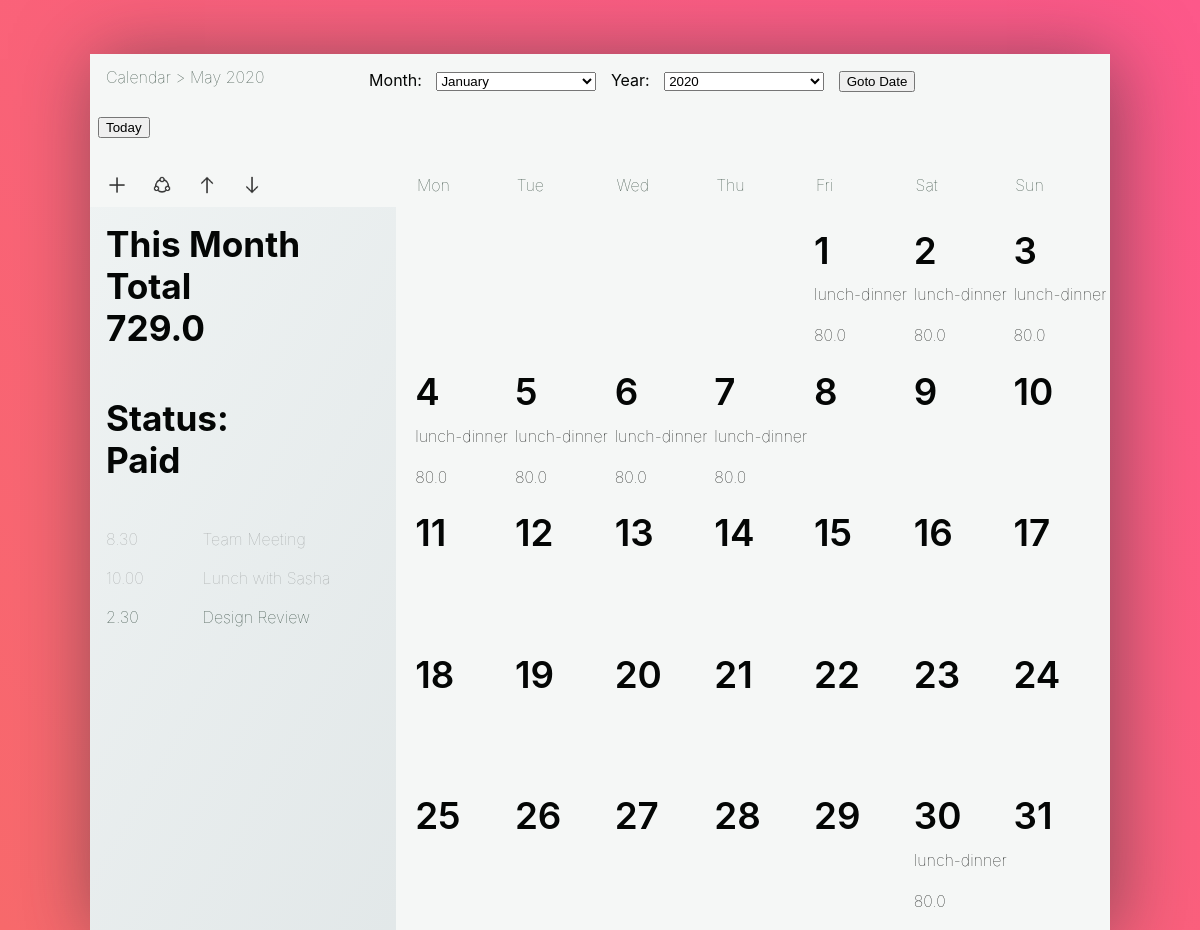
The page /main/ (signed in) on the database its author committed.
### mysite/models.py (models this page shows)
class MonthWise(models.Model):
  userid = models.TextField()
  month = models.TextField(default='mar2020')
  total = models.FloatField(default = 0)
  status = models.TextField(default='not paid')

class MainData(models.Model):
  UserID = models.TextField()
  Discription =  models.CharField(max_length=256, choices=[('Bf', 'Bf'), ('Lunch', 'Lunch'), ('Dinner', 'Dinner'), ('Lunch-Dinner', 'Lunch-Dinner'),('BF-Lunch-Dinner', 'BF-Lunch-Dinner')])
  Dateed = models.DateField()
  day = models.TextField(default="0")
  month = models.TextField(default='mar2020')
  Amount = models.FloatField()
  Status = models.TextField(default='not paid')

### mysite/views.py (the view)
# urls.py: path('main/', MainLoad),
def MainLoad(request):
  user = request.user
  currentDay = datetime.now().day
  currentMonth = datetime.now().month
  currentYear = datetime.now().year
  dates = calendar.monthcalendar(currentYear, currentMonth)
  week1 = dates[0]
  week2 = dates[1]
  week3 = dates[2]
  week4 = dates[3]
  week5 = dates[4]
  displist1 =[]
  displist2 =[]
  displist3 =[]
  displist4 =[]
  displist5 =[]
  dispamt1 = []
  dispamt2 = []
  dispamt3 = []
  dispamt4 = []
  dispamt5 = []
  for week1date in week1:
    if week1date == 0:
       displist1.append(" ")
       dispamt1.append(" ")
    elif MainData.objects.filter(UserID =user, day = str(week1date), month = (str(currentMonth)+str(currentYear))).exists():
           a = MainData.objects.filter(UserID =user,day = str(week1date), month = (str(currentMonth)+str(currentYear)))
           displist1.append(a[0].Discription)
           dispamt1.append(a[0].Amount)
    else:
          displist1.append(" ")
          dispamt1.append(" ")
  weeklist1 = list(zip(week1,displist1,dispamt1))
  print(weeklist1)
  for week1date in week2:
    if week1date == 0:
       displist2.append(" ")
       dispamt2.append(" ")
    elif MainData.objects.filter(UserID =user, day = str(week1date), month = (str(currentMonth)+str(currentYear))).exists():
           a = MainData.objects.filter(UserID =user,day = str(week1date), month = (str(currentMonth)+str(currentYear)))
           displist2.append(a[0].Discription)
           dispamt2.append(a[0].Amount)
    else:
          displist2.append(" ")
          dispamt2.append(" ")
  weeklist2 = list(zip(week2,displist2,dispamt2))
  for week1date in week3:
    if week1date == 0:
       displist3.append(" ")
       dispamt3.append(" ")
    elif MainData.objects.filter(UserID =user, day = str(week1date), month = (str(currentMonth)+str(currentYear))).exists():
           a = MainData.objects.filter(UserID =user,day = str(week1date), month = (str(currentMonth)+str(currentYear)))
           displist3.append(a[0].Discription)
           dispamt3.append(a[0].Amount)
    else:
          displist3.append(" ")
          dispamt3.append(" ")
  weeklist3 = list(zip(week3,displist3,dispamt3))
  for week1date in week4:
    if week1date == 0:
       displist4.append(" ")
       dispamt4.append(" ")
    elif MainData.objects.filter(UserID =user, day = str(week1date), month = (str(currentMonth)+str(currentYear))).exists():
           a = MainData.objects.filter(UserID =user,day = str(week1date), month = (str(currentMonth)+str(currentYear)))
           displist4.append(a[0].Discription)
           dispamt4.append(a[0].Amount)
    else:
          displist4.append(" ")
          dispamt4.append(" ")
  weeklist4 = list(zip(week4,displist4,dispamt4))
  for week1date in week5:
    if week1date == 0:
       displist5.append(" ")
       dispamt5.append(" ")
    elif MainData.objects.filter(UserID =user, day = str(week1date), month = (str(currentMonth)+str(currentYear))).exists():
           a = MainData.objects.filter(UserID =user,day = str(week1date), month = (str(currentMonth)+str(currentYear)))
           displist5.append(a[0].Discription)
           dispamt5.append(a[0].Amount)
    else:
          displist5.append(" ")
          dispamt5.append(" ")
  weeklist5 = list(zip(week5,displist5,dispamt5))
  datatodisp = MainData.objects.filter(UserID =user,month = (str(currentMonth)+str(currentYear)))
  print(datatodisp)
  monthwords = calendar.month_name[currentMonth]
  date = monthwords + " " + str(currentYear)
  monthdata = MonthWise.objects.filter(userid = user, month =str(currentMonth)+str(currentYear))
  context = {'week1': weeklist1,
             'week2': weeklist2,
             'week3': weeklist3,
             'week4': weeklist4,
             'week5': weeklist5,
             'datecal':date,
             'month':monthdata}
  return render(request, 'main.html', context)

### mysite/templates/main.html (shortened to what this page needs)
<main class="calendar-contain">
  <section class="title-bar">
    <span class="title-bar__year">
      Calendar > {{datecal}}
    </span>
  <form action="/loaddate/" method = "POST"> {% csrf_token %}
  <label for="Montheds">Month:</label>
  <select id="Montheds" name="month">
  <option value="1">January </option>
</select>
  <label for="Yeareds">Year:</label>
  <select id="yeareds" name="year">
  <option value="2020">2020 </option>
</select>
   <button type="submit" class="btn btn-primary">Goto Date</button>
  </form>
   <form action="/main/" method = "POST"> {% csrf_token %}
    <button type="submit" class="btn btn-primary">Today</button>
  </form>
</section>
  <aside class="calendar__sidebar">
    <div class="sidebar__nav">
      <span class="sidebar__nav-item"><img class="icon icons8-Plus-Math" width="22px" height="22px"></span>
      <span class="sidebar__nav-item"><img class="icon icons8-Share" width="22px" height="22px"></span>
      <span class="sidebar__nav-item"><img class="icon icons8-Up" width="22px" height="22px"></span>
      <span class="sidebar__nav-item"><img class="icon icons8-Down" width="22px" height="22px"></span>
    </div>
     {% for mdata in month %}
    <h2 class="sidebar__heading">This Month Total<br>{{mdata.total}}</h2>
    <h2 class="sidebar__heading">Status:<br>{{mdata.status}}</h2>
    {%endfor%}
    <ul class="sidebar__list">
      <li class="sidebar__list-item sidebar__list-item--complete"><span class="list-item__time">8.30</span> Team Meeting</li>
      <li class="sidebar__list-item sidebar__list-item--complete"><span class="list-item__time">10.00</span> Lunch with Sasha</li>
      <li class="sidebar__list-item"><span class="list-item__time">2.30</span> Design Review</li>
    </ul>
  </aside>
  <section class="calendar__days">
    <section class="calendar__top-bar">
      <span class="top-bar__days">Mon</span>
      <span class="top-bar__days">Tue</span>
      <span class="top-bar__days">Wed</span>
      <span class="top-bar__days">Thu</span>
      <span class="top-bar__days">Fri</span>
      <span class="top-bar__days">Sat</span>
      <span class="top-bar__days">Sun</span>
    </section>
    <section class="calendar__week">
      {% for day in week1 %}
        {% if day.0 == 0 %}
        <div class="calendar__day ">
      </div>
       {% endif %}
       {% if day.0 != 0 %}
      <div class="calendar__day ">
        <span class="calendar__date">{{day.0}}</span>
        <span class="calendar__task">{{day.1}}</span>
        <span class="calendar__task">{{day.2}}</span>
      </div>
      {% endif %}
    {% endfor %}
    </section>
    <section class="calendar__week">
      {% for day in week2 %}
      <div class="calendar__day ">
        <span class="calendar__date">{{day.0}}</span>
        <span class="calendar__task">{{day.1}}</span>
        <span class="calendar__task">{{day.2}}</span>
      </div>
      {% endfor %}
    </section>
    <section class="calendar__week">
      {% for day in week3 %}
      <div class="calendar__day ">
        <span class="calendar__date">{{day.0}}</span>
      </div>
      {% endfor %}
    </section>
    <section class="calendar__week">
      {% for day in week4 %}
      <div class="calendar__day ">
        <span class="calendar__date">{{day.0}}</span>
      </div>
      {% endfor %}
    </section>
    <section class="calendar__week">
      {% for day in week5 %}
      {% if day.0 != 0 %}
      <div class="calendar__day ">
        <span class="calendar__date">{{day.0}}</span>
        <span class="calendar__task">{{day.1}}</span>
        <span class="calendar__task">{{day.2}}</span>
      </div>
      {% endif %}
      {% endfor %}
    </section>
  </section>
</main>

### mysite/templates/main.html (style rules this page uses)
* { outline: none; box-sizing: border-box; }
h1, h2, h3, h4, h5, h6 { -webkit-font-smoothing: antialiased; }
p, span, ul, li { color: #2d4338; font-weight: 100; -webkit-font-smoothing: subpixel-antialiased; font-size: 1rem; }
.calendar-contain { position: relative; left: 0; right: 0; border-radius: 0; width: 100%; overflow: hidden; max-width: 1020px; min-width: 450px; margin: 1rem auto; background-color: #f5f7f6; box-shadow: 5px 5px 72px rgba(30, 46, 50, 0.5); color: #040605; }
@media screen and (min-width: 55em) { .calendar-contain { margin: auto; top: 5%; } }
.title-bar { position: relative; width: 100%; display: table; text-align: middle; background: #f5f7f6; padding: 0.5rem; margin-bottom: 0; }
.title-bar:after { display: table; clear: both; }
.title-bar__year { display: block; position: relative; float: left; font-size: 1rem; line-height: 30px; width: 43%; padding: 0 0.5rem; text-align: left; }
@media screen and (min-width: 55em) { .title-bar__year { width: 27%; } }
.calendar__sidebar { width: 100%; margin: 0 auto; float: none; background: linear-gradient(120deg, #eff3f3, #e1e7e8); padding-bottom: 0.7rem; }
@media screen and (min-width: 55em) { .calendar__sidebar { position: absolute; height: 100%; width: 30%; float: left; margin-bottom: 0; } }
.sidebar__nav { display: -webkit-box; display: flex; -webkit-box-align: center; align-items: center; -webkit-box-pack: start; justify-content: flex-start; margin-bottom: 0.9rem; padding: 0.7rem 1rem; background-color: #f5f7f6; }
.sidebar__nav-item { display: inline-block; width: 22px; margin-right: 23px; padding: 0; opacity: 0.8; }
.sidebar__list { list-style: none; margin: 0; padding-left: 1rem; padding-right: 1rem; }
.sidebar__list-item { margin: 1.2rem 0; color: #2d4338; font-weight: 100; font-size: 1rem; }
.list-item__time { display: inline-block; width: 60px; }
@media screen and (min-width: 55em) { .list-item__time { margin-right: 2rem; } }
.sidebar__list-item--complete { color: rgba(4, 6, 5, 0.3); }
.sidebar__list-item--complete .list-item__time { color: rgba(4, 6, 5, 0.3); }
.sidebar__heading { font-size: 2.2rem; font-weight: bold; padding-left: 1rem; padding-right: 1rem; margin-bottom: 3rem; margin-top: 1rem; }
.calendar__days { display: -webkit-box; display: flex; -webkit-box-orient: vertical; -webkit-box-direction: normal; flex-flow: column wrap; -webkit-box-align: stretch; align-items: stretch; width: 100%; float: none; min-height: 580px; height: 100%; font-size: 12px; padding: 0.8rem 0 1rem 1rem; background: #f5f7f6; }
@media screen and (min-width: 55em) { .calendar__days { width: 70%; float: right; } }
.calendar__top-bar { display: -webkit-box; display: flex; -webkit-box-flex: 32px; flex: 32px 0 0; }
.top-bar__days { width: 100%; padding: 0 5px; color: #2d4338; font-weight: 100; -webkit-font-smoothing: subpixel-antialiased; font-size: 1rem; }
.calendar__week { display: -webkit-box; display: flex; -webkit-box-flex: 1; flex: 1 1 0; }
.calendar__day { display: -webkit-box; display: flex; -webkit-box-orient: vertical; -webkit-box-direction: normal; flex-flow: column wrap; -webkit-box-pack: justify; justify-content: space-between; width: 100%; padding: 1.9rem 0.2rem 0.2rem; }
.calendar__date { color: #040605; font-size: 1.7rem; font-weight: 600; line-height: 0.7; }
@media screen and (min-width: 55em) { .calendar__date { font-size: 2.3rem; } }
.calendar__task { color: #040605; display: -webkit-box; display: flex; font-size: 0.8rem; }
@media screen and (min-width: 55em) { .calendar__task { font-size: 1rem; } }
select { width: 160px; margin: 10px; }

### rows shown on the page
MonthWise: total "729.0", status "Paid"
MainData: Discription "lunch-dinner", Amount "80.0"
MainData: Discription "lunch-dinner", Amount "80.0"
MainData: Discription "lunch-dinner", Amount "80.0"
MainData: Discription "lunch-dinner", Amount "80.0"
MainData: Discription "lunch-dinner", Amount "80.0"
MainData: Discription "lunch-dinner", Amount "80.0"
MainData: Discription "lunch-dinner", Amount "80.0"
MainData: Discription "lunch-dinner", Amount "80.0"

### other values the page prints
{{ day.0 }} "1" "2" "3"
{{ day.0 }} "4" "5" "6" "7" "8" "9" "10"
{{ day.0 }} "11" "12" "13" "14" "15" "16" "17"
{{ day.0 }} "18" "19" "20" "21" "22" "23" "24"
{{ day.0 }} "25" "26" "27" "28" "29" "30" "31"
